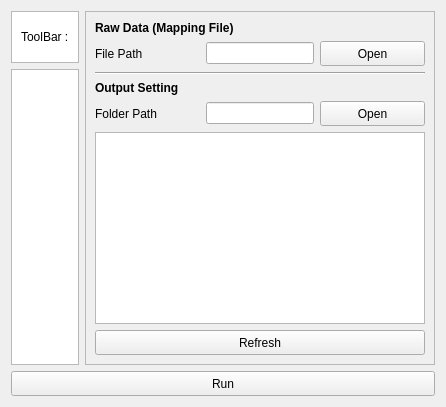
      <widget class="QWidget" name="tab">
       <attribute name="title">
        <string>Splite Plot Data</string>
       </attribute>
       <layout class="QVBoxLayout" name="verticalLayout_5">
        <item>
         <layout class="QHBoxLayout" name="horizontalLayout_2">
          <item>
           <layout class="QVBoxLayout" name="verticalLayout_4">
            <property name="leftMargin">
             <number>0</number>
            </property>
            <item>
             <widget class="QFrame" name="frame_2">
              <property name="styleSheet">
               <string notr="true">QFrame#frame_2{
border: 1px solid;
border-color: rgb(185, 185, 185);
background-color: rgb(255, 255, 255);}</string>
              </property>
              <property name="frameShape">
               <enum>QFrame::StyledPanel</enum>
              </property>
              <property name="frameShadow">
               <enum>QFrame::Raised</enum>
              </property>
              <layout class="QHBoxLayout" name="horizontalLayout_5">
               <property name="spacing">
                <number>0</number>
               </property>
               <property name="leftMargin">
                <number>9</number>
               </property>
               <property name="topMargin">
                <number>0</number>
               </property>
               <property name="rightMargin">
                <number>9</number>
               </property>
               <property name="bottomMargin">
                <number>0</number>
               </property>
               <item>
                <widget class="QLabel" name="label_4">
                 <property name="text">
                  <string>ToolBar :</string>
                 </property>
                </widget>
               </item>
               <item>
                <widget class="ToolbarWidget" name="ToolbarWidget" native="true">
                 <property name="minimumSize">
                  <size>
                   <width>0</width>
                   <height>50</height>
                  </size>
                 </property>
                 <property name="maximumSize">
                  <size>
                   <width>16777215</width>
                   <height>50</height>
                  </size>
                 </property>
                 <property name="styleSheet">
                  <string notr="true"/>
                 </property>
                </widget>
               </item>
              </layout>
             </widget>
            </item>
            <item>
             <widget class="MatplotlibWidget" name="plot_widget" native="true">
              <property name="sizePolicy">
               <sizepolicy hsizetype="Expanding" vsizetype="Expanding">
                <horstretch>0</horstretch>
                <verstretch>0</verstretch>
               </sizepolicy>
              </property>
              <property name="styleSheet">
               <string notr="true">QWidget{
border: 1px solid;
border-color: rgb(185, 185, 185);
background-color: rgb(255, 255, 255);}</string>
              </property>
             </widget>
            </item>
           </layout>
          </item>
          <item>
           <layout class="QVBoxLayout" name="verticalLayout_2">
            <item>
             <widget class="QFrame" name="frame">
              <property name="sizePolicy">
               <sizepolicy hsizetype="Fixed" vsizetype="Preferred">
                <horstretch>0</horstretch>
                <verstretch>0</verstretch>
               </sizepolicy>
              </property>
              <property name="minimumSize">
               <size>
                <width>350</width>
                <height>0</height>
               </size>
              </property>
              <property name="maximumSize">
               <size>
                <width>350</width>
                <height>16777215</height>
               </size>
              </property>
              <property name="frameShape">
               <enum>QFrame::StyledPanel</enum>
              </property>
              <property name="frameShadow">
               <enum>QFrame::Raised</enum>
              </property>
              <layout class="QVBoxLayout" name="verticalLayout_3">
               <item>
                <widget class="QLabel" name="label_6">
                 <property name="text">
                  <string>&lt;html&gt;&lt;head/&gt;&lt;body&gt;&lt;p&gt;&lt;span style=&quot; font-weight:600;&quot;&gt;Raw Data (Mapping File)&lt;/span&gt;&lt;/p&gt;&lt;/body&gt;&lt;/html&gt;</string>
                 </property>
                </widget>
               </item>
               <item>
                <layout class="QHBoxLayout" name="horizontalLayout_6">
                 <property name="topMargin">
                  <number>0</number>
                 </property>
                 <item>
                  <widget class="QLabel" name="label_5">
                   <property name="text">
                    <string>File Path</string>
                   </property>
                  </widget>
                 </item>
                 <item>
                  <widget class="QLineEdit" name="lineEdit_2">
                   <property name="sizePolicy">
                    <sizepolicy hsizetype="Preferred" vsizetype="Fixed">
                     <horstretch>0</horstretch>
                     <verstretch>0</verstretch>
                    </sizepolicy>
                   </property>
                  </widget>
                 </item>
                 <item>
                  <widget class="QPushButton" name="pushButton_4">
                   <property name="minimumSize">
                    <size>
                     <width>0</width>
                     <height>25</height>
                    </size>
                   </property>
                   <property name="text">
                    <string>Open</string>
                   </property>
                  </widget>
                 </item>
                </layout>
               </item>
               <item>
                <widget class="Line" name="line">
                 <property name="orientation">
                  <enum>Qt::Horizontal</enum>
                 </property>
                </widget>
               </item>
               <item>
                <widget class="QLabel" name="label_7">
                 <property name="text">
                  <string>&lt;html&gt;&lt;head/&gt;&lt;body&gt;&lt;p&gt;&lt;span style=&quot; font-weight:600;&quot;&gt;Output Setting&lt;/span&gt;&lt;/p&gt;&lt;/body&gt;&lt;/html&gt;</string>
                 </property>
                </widget>
               </item>
               <item>
                <layout class="QHBoxLayout" name="horizontalLayout_4">
                 <property name="topMargin">
                  <number>0</number>
                 </property>
                 <item>
                  <widget class="QLabel" name="label_3">
                   <property name="text">
                    <string>Folder Path</string>
                   </property>
                  </widget>
                 </item>
                 <item>
                  <widget class="QLineEdit" name="lineEdit">
                   <property name="sizePolicy">
                    <sizepolicy hsizetype="Preferred" vsizetype="Fixed">
                     <horstretch>0</horstretch>
                     <verstretch>0</verstretch>
                    </sizepolicy>
                   </property>
                  </widget>
                 </item>
                 <item>
                  <widget class="QPushButton" name="pushButton_2">
                   <property name="minimumSize">
                    <size>
                     <width>0</width>
                     <height>25</height>
                    </size>
                   </property>
                   <property name="text">
                    <string>Open</string>
                   </property>
                  </widget>
                 </item>
                </layout>
               </item>
               <item>
                <widget class="QListView" name="listView">
                 <property name="sizePolicy">
                  <sizepolicy hsizetype="Preferred" vsizetype="Expanding">
                   <horstretch>0</horstretch>
                   <verstretch>0</verstretch>
                  </sizepolicy>
                 </property>
                </widget>
               </item>
               <item>
                <widget class="QPushButton" name="pushButton_3">
                 <property name="minimumSize">
                  <size>
                   <width>0</width>
                   <height>25</height>
                  </size>
                 </property>
                 <property name="text">
                  <string>Refresh</string>
                 </property>
                </widget>
               </item>
              </layout>
             </widget>
            </item>
           </layout>
          </item>
         </layout>
        </item>
        <item>
         <layout class="QHBoxLayout" name="horizontalLayout_3">
          <item>
           <widget class="QPushButton" name="pushButton">
            <property name="minimumSize">
             <size>
              <width>0</width>
              <height>25</height>
             </size>
            </property>
            <property name="text">
             <string>Run</string>
            </property>
           </widget>
          </item>
         </layout>
        </item>
       </layout>
      </widget>
